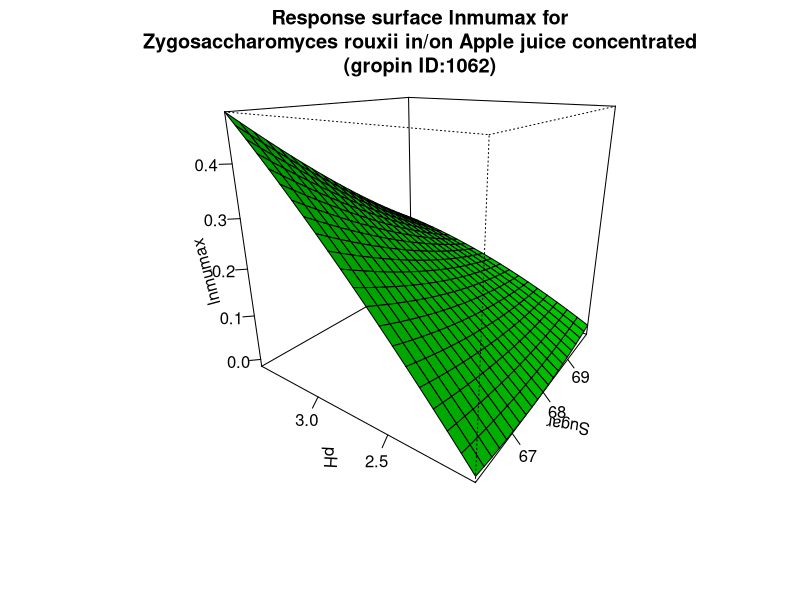

This figure's R source:
#############################
# start of Parameter script
#############################
Sugar <- seq(66.066,69.9300699300699,length.out=21)
pH <- seq(2.002,3.4965034965035,length.out=21)
#############################
# end of Parameter script
#############################
############################# 
# start of Model script Gropin ID 1062 
#############################
 
# constant coefficients for this model
 
variables <- data.frame(Sugar,pH)
argumentsPar <- expand.grid(variables)
 
# heart of the model
response_surface <- function(Sugar,pH) {
   mumax <-12.63699-0.50885*Sugar+0.00459363*(Sugar^2)+4.26298*pH-0.038048*(pH^2)-0.05637*Sugar*pH

return(mumax=mumax)
} 

# output parameters
responseSurface <- cbind(argumentsPar,response_surface(argumentsPar['Sugar'],argumentsPar['pH']))
colnames(responseSurface) <- c(colnames(argumentsPar),'lnmumax')
#############################
# End of Model script
#############################
############################# 
# start of Visualisation script Gropin ID 1062 
#############################
persp(Sugar,pH,matrix(unlist(responseSurface$'lnmumax'),nrow=21),col = 'green',xlab='Sugar',ylab='pH',zlab='lnmumax',main='Response surface lnmumax for
Zygosaccharomyces rouxii in/on Apple juice concentrated
(gropin ID:1062)',theta=305,phi=20,shade=0.25,ticktype = 'detailed')
#############################
# End of Visualisation script
#############################
